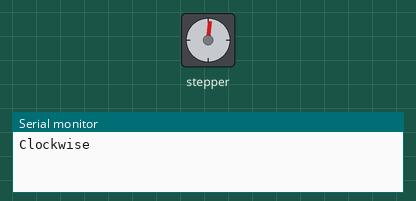
Recording of a sketch running on a simulated Arduino Uno, built with avr-gcc and run on an emulated ATmega328P. Parts: stepper motor, the last lines printed to the serial monitor. Stepper angles assume 200 steps per turn.

Above: at 0.05 s.
At 0.95 s:
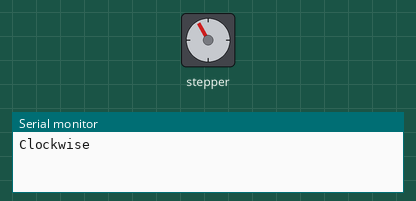
At 1.7 s:
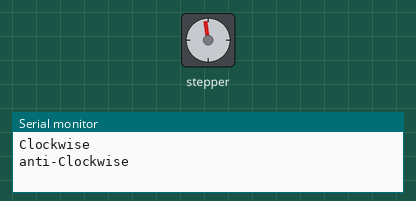
At 2.5 s:
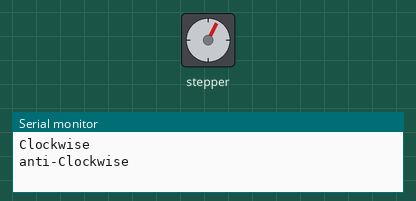
Timing chart, 0 to 6.9 s (numbered marks = the images above):
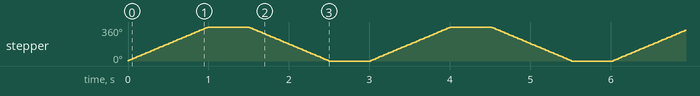

Measured:
- by itself, stepper: turns 360° clockwise in 0.99 s, then 360° counter-clockwise in 0.99 s, repeating every 3.0 s

The sketch:

dc_and_stepper_motor.ino
```cpp
#include<Stepper.h>
const int spr=200;
Stepper myStepper(spr,8,9,10,11);
int stepCount=0;

 void setup(){
 myStepper.setSpeed(60);
 Serial.begin(9600);
 }
void loop(){
Serial.println("Clockwise");
myStepper.step(spr);
delay(500);
Serial.println("anti-Clockwise");
myStepper.step(-spr);
delay(500);

}
```
